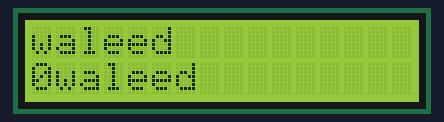
Recording of a sketch running on a simulated Arduino Uno, built with avr-gcc and run on an emulated ATmega328P. Parts: 16×2 character LCD.

Above: at 0.1 s.
At 4.1 s:
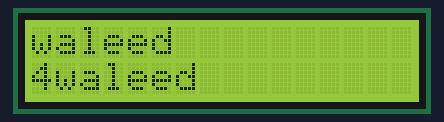
At 9.1 s:
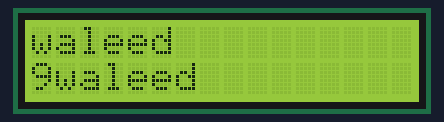
At 19.1 s:
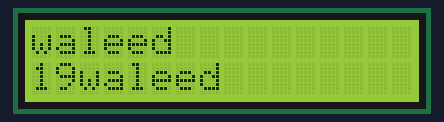
At 29.1 s:
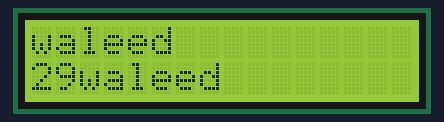
At 39.1 s:
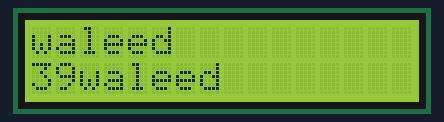

The sketch:

lcd.ino
```cpp
#include <LiquidCrystal.h>
LiquidCrystal lcd(2,3,4,5,6,7);
void setup() {

lcd.begin(16,2);

}

void loop() {
  lcd.print("waleed");
  lcd.setCursor(0,1);
  lcd.print(millis()/1000);
}
```

Measured:
- what the display in image 0 shows lasts 0.9 s, from 0.1 s to 1.0 s
- what the display in image 1 shows lasts 1.0 s, from 4.0 s to 5.0 s
